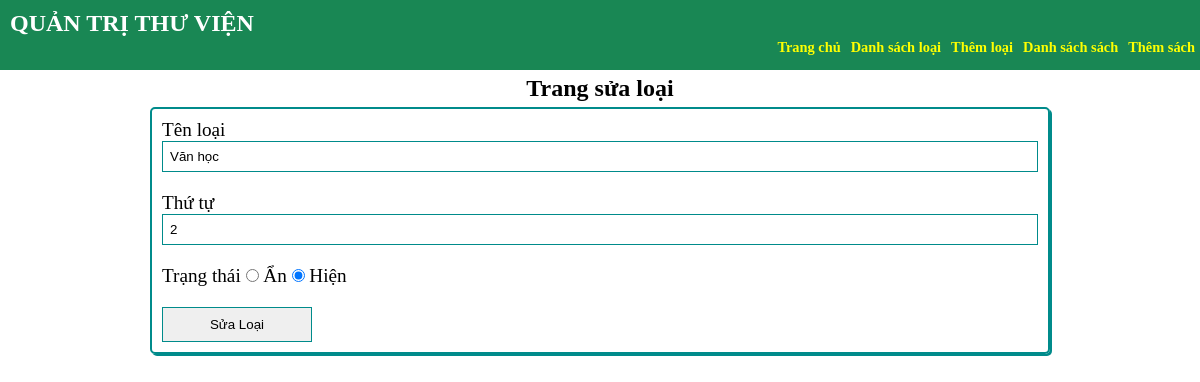
The app's page /admin.php?page=sua_loai&id=2 (signed in) with its own data.
### tables this page shows
CREATE TABLE `loai_sach` (
  `id` int(11) NOT NULL COMMENT 'id sách',
  `ten` varchar(50) NOT NULL COMMENT 'Tên loại sách',
  `thu_tu` int(11) DEFAULT 0 COMMENT 'Thứ tự',
  `an_hien` tinyint(1) DEFAULT 0 COMMENT '0 là ẩn, 1 là hiện'
);

### controller/AdminController.php (called while the page is built, shortened)
<?php
require_once "model/Database.php";
class AdminController {
    function sua_loai(){
        $id = $_GET['id'];
        $db = new Database;
        $loai = $db->Lay_1_Loai($id);
        include "views/admin/layoutAdmin.php";
    }
}

### model/Database.php (called while the page is built, shortened)
<?php
class Database {
  private $conn;
  function __construct(){
    try {
        $str = "mysql:host=".DB_HOST."; dbname=". DB_NAME."; charset=utf8";
        $this->conn = new PDO($str, DB_USER , DB_PASS);
    }
    catch(Exception $e ){
        die("Lỗi kết nối database : " . $e->getMessage());
    }
  }
  function Lay_1_Loai($id = 0){
    $kq =  $this->conn -> query("Select * from loai_sach WHERE id= $id");
    return $kq->fetch(PDO::FETCH_ASSOC);
  }
 }

### views/admin/sua_loai.php (the view, shortened to what this page needs)
<h2 class="caption"> Trang sửa loại</h2>
<form id="frmloai" method="post" action="">
<div>Tên loại <input type="text" class="txt" name="ten"
     value="<?php echo $loai['ten']?>" />
</div>
<div>Thứ tự <input type="number" class="txt" name="thu_tu"
     value="<?php echo $loai['thu_tu']?>" />
</div>
<div>Trạng thái
     <input type="radio" name="an_hien" value="0"
        <?php if ($loai['an_hien']==0) echo "checked" ?> /> Ẩn
     <input type="radio" name="an_hien" value="1"
        <?php if ($loai['an_hien']==1) echo "checked" ?> /> Hiện
</div>
<div> <button type="submit">Sửa Loại</button> </div>
</form>

### public/css/admin.css (style rules this page uses)
* { padding:0; margin:0 ; box-sizing: border-box; }

### views/admin/sua_loai.php (style rules this page uses)
#frmloai { border: 2px solid darkcyan; width: 900px; font-size: 1.2em; margin: 0 auto 15px auto; box-shadow: 2px 2px darkcyan ; border-radius: 5px; }
#frmloai > div { padding: 10px }
#frmloai .txt { width: 100%; padding: 7px; border: 1px solid darkcyan; outline: none; }
#frmloai button { height: 35px; width: 150px; border: 1px solid darkcyan; }
.caption { font-size: 24px; padding: 5px ; font-weight: 600; text-align: center; }

### records on screen
loai_sach: ten "Văn học", thu_tu "2", an_hien "☑"
